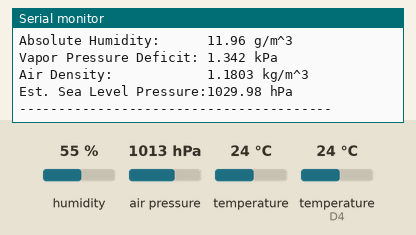
Bench run of a sketch on a simulated ESP8266 (NodeMCU). Shown: the last lines printed to the serial monitor. The inputs (shaded band) are chosen by the test bench; at power-on: humidity 55 %, air pressure 1013 hPa, temperature (sensor on D4) 24 °C, temperature 24 °C.

Above: at 2.4 s.
2.5 s: humidity set to 22 %
At 4.5 s:
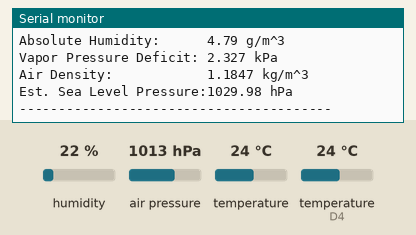
4.7 s: air pressure set to 952 hPa
At 6.3 s:
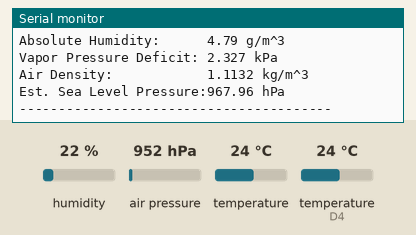
6.9 s: temperature (sensor on D4) set to 41 °C
At 10.6 s:
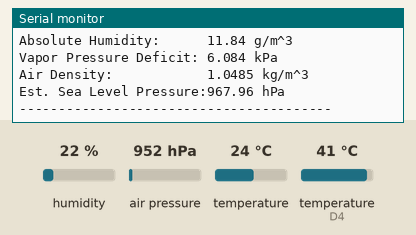
14.9 s: temperature (sensor 0) set to 12 °C
17.1 s: humidity set to 40 %
19.3 s: air pressure set to 1000 hPa
At 20.6 s:
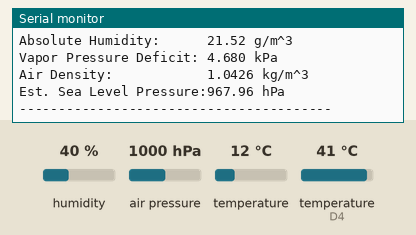
Timing chart, 0 to 22.3 s (numbered marks = the images above; inputs shaded):
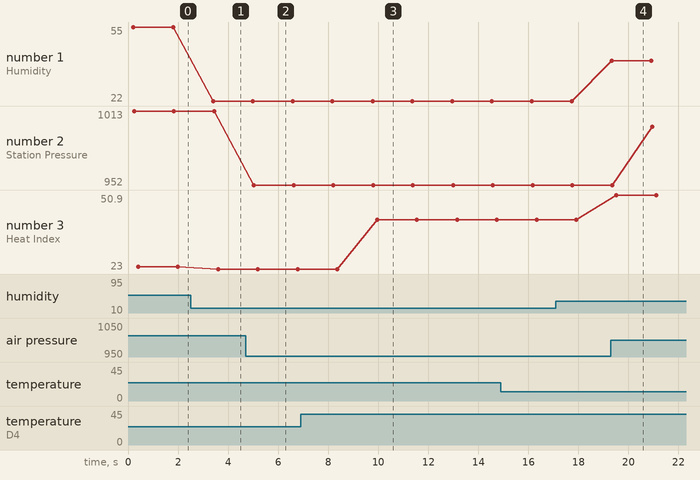

The sketch:

DHT11___BMP280.ino
```cpp
#include <Wire.h>
#include <Adafruit_BMP280.h>
#include "DHT.h"
#include <math.h>

// =================================================================
// ACTION: Set your location's altitude in meters for accurate Sea Level Pressure
// An estimate for the Krishnan Kovil area is used here.
// =================================================================
#define ALTITUDE_METERS 140.0

// --- Sensor Objects ---
Adafruit_BMP280 bmp;
#define DHTPIN D4
#define DHTTYPE DHT11
DHT dht(DHTPIN, DHTTYPE);

// --- Global variables to hold all sensor & calculated data ---
float humidity = 0.0, tempC_dht = 0.0, tempC_bmp = 0.0;
float station_pressure_pa = 0.0, heatIndex = 0.0, dewPoint = 0.0;
float absoluteHumidity = 0.0, vpd = 0.0, airDensity = 0.0, seaLevelPressure = 0.0;

// =================================================================
// SETUP: Runs once on boot
// =================================================================
void setup() {
  Serial.begin(9600);
  // Wait for serial to connect
  while (!Serial);

  Serial.println("Advanced Weather Station - Serial Monitor Output");
  initSensors();
}

// =================================================================
// LOOP: Runs continuously
// =================================================================
void loop() {
  // Step 1: Read sensors and perform all calculations
  updateSensorData();

  // Step 2: Print all the data to the Serial Monitor
  printDataToSerial();

  // Step 3: Wait for 5 seconds before the next reading
  delay(1000);
}

// =================================================================
// SENSOR & DATA FUNCTIONS
// =================================================================

void initSensors() {
  // Initialize BMP280 Sensor
  if (!bmp.begin(0x76)) {
    Serial.println("Could not find a valid BMP280 sensor! Check wiring or I2C address.");
    while (1);
  }

  // Initialize DHT11 Sensor
  dht.begin();
  Serial.println("Sensors Initialized. Starting readings...");
}

void updateSensorData() {
  // --- Read Primary Sensors ---
  float newHum = dht.readHumidity();
  float newTemp = dht.readTemperature();

  // Check if reads failed. If so, keep old data and return.
  if (isnan(newHum) || isnan(newTemp)) {
    Serial.println("Failed to read from DHT sensor! Retrying...");
    return;
  }

  humidity = newHum;
  tempC_dht = newTemp;
  tempC_bmp = bmp.readTemperature();
  station_pressure_pa = bmp.readPressure(); // Get pressure in Pascals (Pa)

  // --- Perform All Calculations ---
  // Intermediate values needed for multiple calculations
  double saturationVaporPressure = 611.2 * exp((17.67 * tempC_dht) / (tempC_dht + 243.5)); // in Pa
  double actualVaporPressure = saturationVaporPressure * (humidity / 100.0); // in Pa

  // Basic calculations
  heatIndex = dht.computeHeatIndex(tempC_dht, humidity, false);
  dewPoint = calculateDewPoint(tempC_dht, humidity);

  // --- Advanced Calculations ---
  absoluteHumidity = (actualVaporPressure * 1000.0) / (461.5 * (tempC_dht + 273.15));
  vpd = (saturationVaporPressure - actualVaporPressure) / 1000.0; // in kPa

  double dryAirPressure = station_pressure_pa - actualVaporPressure;
  airDensity = (dryAirPressure / (287.058 * (tempC_dht + 273.15))) + (actualVaporPressure / (461.495 * (tempC_dht + 273.15)));

  seaLevelPressure = (station_pressure_pa / pow(1.0 - (ALTITUDE_METERS / 44330.0), 5.255)) / 100.0; // convert to hPa
}

float calculateDewPoint(float temp, float hum) {
  // Magnus-Tetens formula for calculating dew point
  return 243.04 * (log(hum / 100.0) + ((17.625 * temp) / (243.04 + temp))) / (17.625 - log(hum / 100.0) - ((17.625 * temp) / (243.04 + temp)));
}

void printDataToSerial() {
  Serial.println("----------------------------------------");
  Serial.println("         Primary Sensor Readings");
  Serial.println("----------------------------------------");
  Serial.print("Temperature (DHT11):    "); Serial.print(tempC_dht, 1); Serial.println(" C");
  Serial.print("Temperature (BMP280):   "); Serial.print(tempC_bmp, 1); Serial.println(" C");
  Serial.print("Humidity:               "); Serial.print(humidity, 1); Serial.println(" %");
  Serial.print("Station Pressure:       "); Serial.print(station_pressure_pa / 100.0, 2); Serial.println(" hPa");

  Serial.println("\n----------------------------------------");
  Serial.println("            Calculated Values");
  Serial.println("----------------------------------------");
  Serial.print("Heat Index:             "); Serial.print(heatIndex, 1); Serial.println(" C");
  Serial.print("Dew Point:              "); Serial.print(dewPoint, 1); Serial.println(" C");
  Serial.print("Absolute Humidity:      "); Serial.print(absoluteHumidity, 2); Serial.println(" g/m^3");
  Serial.print("Vapor Pressure Deficit: "); Serial.print(vpd, 3); Serial.println(" kPa");
  Serial.print("Air Density:            "); Serial.print(airDensity, 4); Serial.println(" kg/m^3");
  Serial.print("Est. Sea Level Pressure:"); Serial.print(seaLevelPressure, 2); Serial.println(" hPa");
  Serial.println("----------------------------------------\n");
}
```

Measured:
- after the input at 2.5 s, the serial monitor: prints a new line after 0.91 s (image 1)
- after the input at 4.7 s, the serial monitor: prints a new line after 0.32 s (image 2)
- after the input at 6.9 s, the serial monitor: prints a new line after 2.8 s (image 3)
- plotted number 1: 55 → 22 after the input at 2.5 s
- plotted number 2: 1013 → 952 after the input at 4.7 s, 952 → 1000 after the input at 19.3 s
- plotted number 3: 23.9 → 23 after the input at 2.5 s, 23 → 41.6 after the input at 6.9 s
